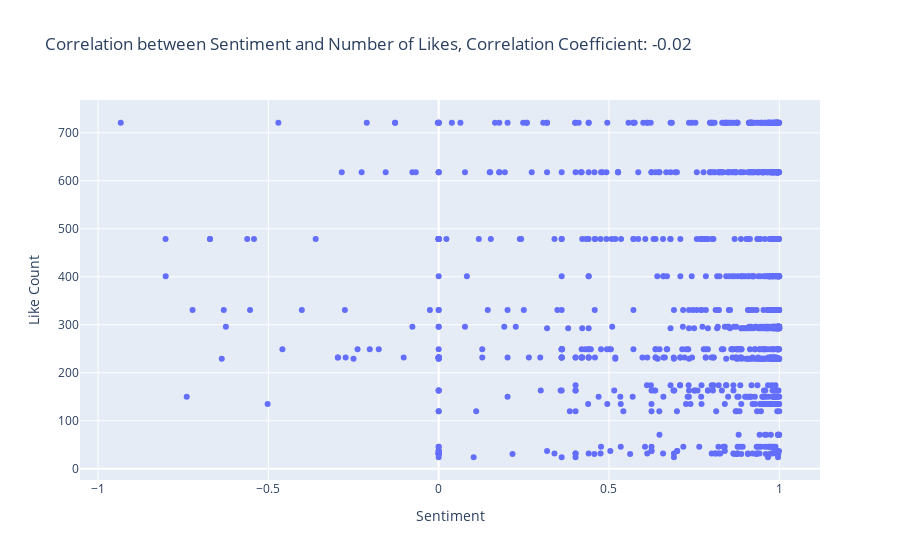

Notebook source saved alongside this figure:
### Markdown cell above
#### Is there a correlation between the sentiment expressed in comments and the number of likes a Tally proposal receives?

### Code cell
import pandas as pd
from nltk.sentiment.vader import SentimentIntensityAnalyzer
import plotly.express as px

# Load datasets
topics_df = pd.read_csv('forum_topics_data.csv')
posts_df = pd.read_csv('forum_posts_data.csv')

# Filter Tally proposal posts
tally_topic_ids = [21332, 20957, 20856, 20223, 20064, 19899, 19467, 16501, 19696, 18557, 
                   19046, 16131, 15615, 15920, 15425, 15426, 14976, 14688, 14790, 13360, 13362]

tally_posts = posts_df[posts_df['Topic ID'].isin(tally_topic_ids)]

# Merge with topics dataframe to get 'Likes' information
tally_posts = tally_posts.merge(topics_df[['Topic ID', 'Like Count']], how='left', left_on='Topic ID', right_on='Topic ID')

# Initialize SentimentIntensityAnalyzer
sid = SentimentIntensityAnalyzer()

# Function to determine sentiment polarity
def get_sentiment(text):
    scores = sid.polarity_scores(text)
    return scores['compound']

# Apply sentiment analysis to comments
tally_posts['Sentiment'] = tally_posts['Post Description'].astype(str).apply(get_sentiment)

# Calculate the correlation between sentiment and number of likes
correlation = tally_posts[['Sentiment', 'Like Count']].corr().iloc[0, 1]

# Plot scatter plot with sentiment vs. number of likes
fig = px.scatter(tally_posts, x='Sentiment', y='Like Count', 
                 title=f'Correlation between Sentiment and Number of Likes,\nCorrelation Coefficient: {correlation:.2f}')
fig.show()
fig.write_html("Correlation Between Sentiment and Number of Likes.html")

### Figure 1 — Plotly figure (JSON) as saved in the notebook; plotly's stock layout.template omitted (floating-point values rounded to 4 significant figures; data arrays with more than 128 entries replaced by an {"elided": "..."} marker saying what was removed)
{"data": [{"hovertemplate": "Sentiment=%{x}<br>Like Count=%{y}<extra></extra>", "legendgroup": "", "marker": {"color": "#636efa", "symbol": "circle"}, "mode": "markers", "name": "", "orientation": "v", "showlegend": false, "type": "scatter", "x": {"elided": "984 float values"}, "xaxis": "x", "y": {"elided": "984 int values"}, "yaxis": "y"}], "layout": {"legend": {"tracegroupgap": 0}, "title": {"text": "Correlation between Sentiment and Number of Likes,\nCorrelation Coefficient: -0.02"}, "xaxis": {"anchor": "y", "domain": [0, 1], "title": {"text": "Sentiment"}}, "yaxis": {"anchor": "x", "domain": [0, 1], "title": {"text": "Like Count"}}}}
